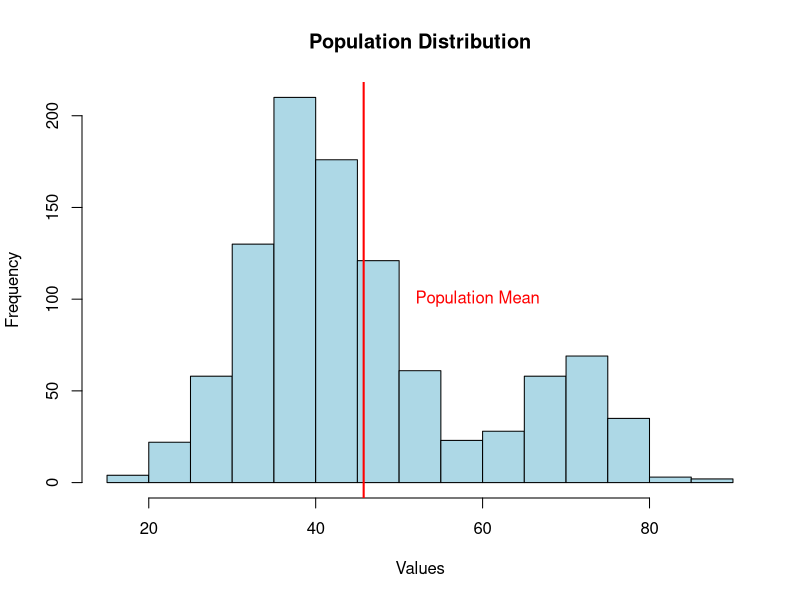
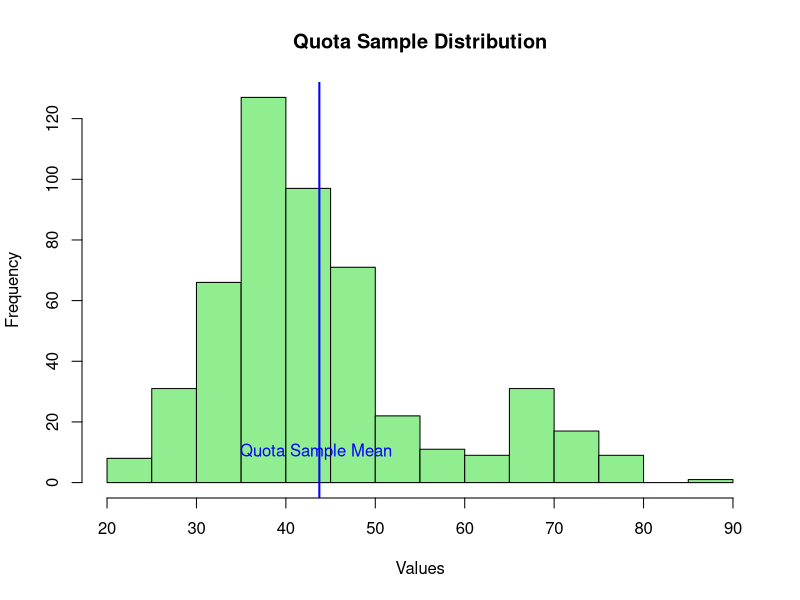

The R source for these figures, in order:
# Set a seed for reproducibility
set.seed(42)

# Generate a synthetic dataset with two normal distributions
population <- c(rnorm(800, mean = 40, sd = 8), rnorm(200, mean = 70, sd = 5))

# Define the quotas for two groups
quota_group1 <- 400
quota_group2 <- 100

# Select individuals based on quotas
quota_sample_group1 <- sample(population[population <= 50], size = quota_group1, replace = TRUE)
quota_sample_group2 <- sample(population[population > 50], size = quota_group2, replace = TRUE)

# Combine the quota samples
quota_sample <- c(quota_sample_group1, quota_sample_group2)

# Plot the population distribution
hist(population, main = "Population Distribution", xlab = "Values", col = "lightblue", border = "black")

# Add a vertical line at the overall population mean
abline(v = mean(population), col = "red", lwd = 2)

# Add text to label the overall mean
text(mean(population) + 5, 100, "Population Mean", col = "red", pos = 4)

# Plot the quota sample distribution
hist(quota_sample, main = "Quota Sample Distribution", xlab = "Values", col = "lightgreen", border = "black")

# Add a vertical line at the mean of the quota sample
abline(v = mean(quota_sample), col = "blue", lwd = 2)

# Add text to label the quota sample mean
text(mean(quota_sample) - 10, 10, "Quota Sample Mean", col = "blue", pos = 4)
